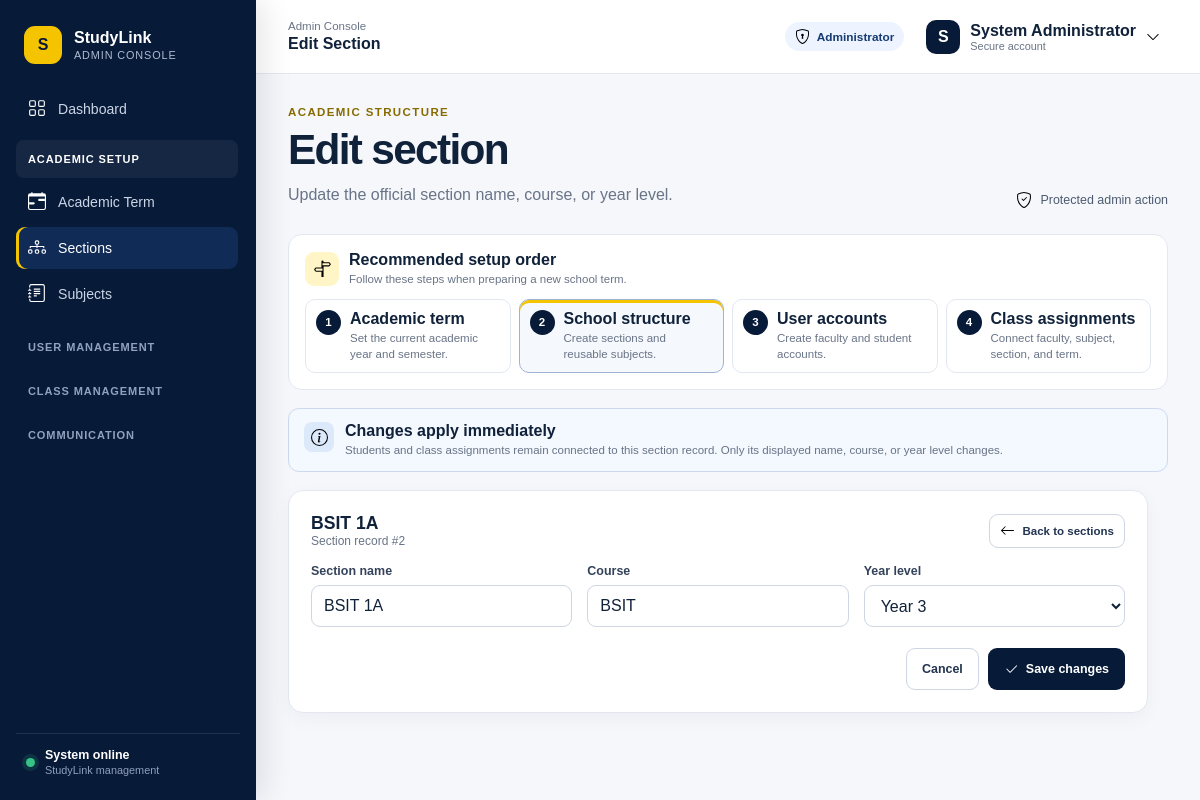
/admin/selections/edit.php?id=2 (signed in), run on the app's committed database.
### tables this page shows
CREATE TABLE `sections` (
  `id` int(11) NOT NULL,
  `section_name` varchar(50) NOT NULL,
  `course` varchar(50) NOT NULL,
  `year_level` varchar(20) NOT NULL,
  `created_at` timestamp NOT NULL DEFAULT current_timestamp()
);

### auth/auth.php (called while the page is built, shortened)
<?php
if (!defined('STUDYLINK_AUTH_LOADED')) {
    function e($value) { return htmlspecialchars((string) $value, ENT_QUOTES, 'UTF-8'); }
}

### admin/selections/edit.php (the view, shortened to what this page needs)
<?php
include '../../auth/auth.php';
include '../../config/database.php';
include '../../includes/admin_ui.php';
$id = intval($_GET['id'] ?? $_POST['id'] ?? 0);
$statement = mysqli_prepare($conn, 'SELECT section_name, course, year_level FROM sections WHERE id = ?');
mysqli_stmt_bind_param($statement, 'i', $id);
mysqli_stmt_execute($statement);
$result = mysqli_stmt_get_result($statement);
$row = mysqli_fetch_assoc($result);
?>
<section class="admin-card admin-edit-card">
    <div class="admin-section-head">
        <div><h2><?= e($row['section_name']); ?></h2><span>Section record #<?= e($id); ?></span></div>
        <a class="admin-button secondary small" href="index.php"><?= study_icon('arrow-left'); ?> Back to sections</a>
    </div>
    <form class="admin-form admin-form-wide" method="POST">
        <div class="admin-form-grid">
            <div class="admin-field">
                <label for="section_name">Section name</label>
                <input id="section_name" type="text" name="section_name" value="<?= e($row['section_name']); ?>" maxlength="50" required>
            </div>
            <div class="admin-field">
                <label for="course">Course</label>
                <input id="course" type="text" name="course" value="<?= e($row['course']); ?>" maxlength="50" required>
            </div>
            <div class="admin-field">
                <label for="year_level">Year level</label>
                <select id="year_level" name="year_level" required>
                    <?php for ($year = 1; $year <= 5; $year++): ?>
                        <option value="<?= $year; ?>" <?= intval($row['year_level']) === $year ? 'selected' : ''; ?>>Year <?= $year; ?></option>
                    <?php endfor; ?>
                </select>
            </div>
        </div>
        <div class="admin-form-actions">
            <a class="admin-button secondary" href="index.php">Cancel</a>
            <button class="admin-button primary" type="submit"><?= study_icon('check2'); ?> Save changes</button>
        </div>
    </form>
</section>

### assets/css/app-shell.css (style rules this page uses)
:root { --portal-navy: #071a38; --portal-blue: #0b2b5b; --portal-gold: #f5c400; --portal-bg: #f5f7fc; --portal-border: #e4e8f0; --portal-text: #10213a; --portal-muted: #687386; --portal-danger: #c52a2f; }
* { box-sizing: border-box; }
button, input, select, textarea { font: inherit; }

### assets/css/admin-interface.css (style rules this page uses)
:root { --admin-sidebar: #071a38; --admin-sidebar-soft: #102b55; --admin-gold: #f5c400; --admin-bg: #f5f7fb; --admin-card: #fff; --admin-border: #e3e8f0; --admin-text: #10213a; --admin-muted: #697487; }
body.admin-interface { margin: 0; min-height: 100vh; background: var(--admin-bg); color: var(--admin-text); font-family: Arial, Helvetica, sans-serif; }
.admin-card { border: 1px solid var(--admin-border); border-radius: 15px; background: var(--admin-card); box-shadow: 0 6px 20px rgba(16, 33, 58, .04); }
.admin-section-head { display: flex; align-items: center; justify-content: space-between; gap: 14px; margin-bottom: 16px; }
.admin-section-head h2 { margin: 0; font-size: 1.1rem; }
.admin-section-head span { color: var(--admin-muted); font-size: .75rem; }
.admin-form-card, .admin-edit-card, .admin-class-form-card { padding: 22px; }
.admin-section-head > div h2, .admin-section-head > div span { display: block; }
.admin-form { display: grid; gap: 15px; }
.admin-form-grid { display: grid; grid-template-columns: repeat(3, minmax(0, 1fr)); gap: 15px; }
.admin-field { display: grid; gap: 7px; }
.admin-field label { color: #34435a; font-size: .78rem; font-weight: 700; }
.admin-field input, .admin-field select, .admin-field textarea { box-sizing: border-box; width: 100%; min-height: 42px; padding: 10px 12px; border: 1px solid #ced6e2; border-radius: 9px; outline: 0; background: #fff; color: var(--admin-text); font: inherit; }
.admin-button { display: inline-flex; align-items: center; justify-content: center; gap: 7px; box-sizing: border-box; min-height: 42px; padding: 0 15px; border: 1px solid transparent; border-radius: 9px; font: inherit; font-size: .78rem; font-weight: 750; text-decoration: none; cursor: pointer; }
.admin-button.primary { background: var(--admin-sidebar); color: #fff; }
.admin-button.secondary { border-color: #ced6e2; background: #fff; color: #233550; }
.admin-button.small { min-height: 34px; padding: 0 10px; font-size: .72rem; }
.admin-edit-card { max-width: 860px; }
.admin-form-actions { display: flex; justify-content: flex-end; gap: 9px; padding-top: 6px; }

### data on the page
sections: section_name "BSIT 1A", course "BSIT", year_level "Year 3"

### other printed values
$item[2] "Dashboard"
$group "ACADEMIC SETUP"
$item[2] "Academic Term"
$item[2] "Sections"
$item[2] "Subjects"
$group "USER MANAGEMENT"
$group "CLASS MANAGEMENT"
$group "COMMUNICATION"
$breadcrumb "Admin Console"
$title "Edit Section"
substr($_SESSION['fullname'] ?? 'A', 0, 1) "S"
$_SESSION['fullname'] "System Administrator"
$eyebrow "ACADEMIC STRUCTURE"
$heading "Edit section"
$description "Update the official section name, course, or year level."
